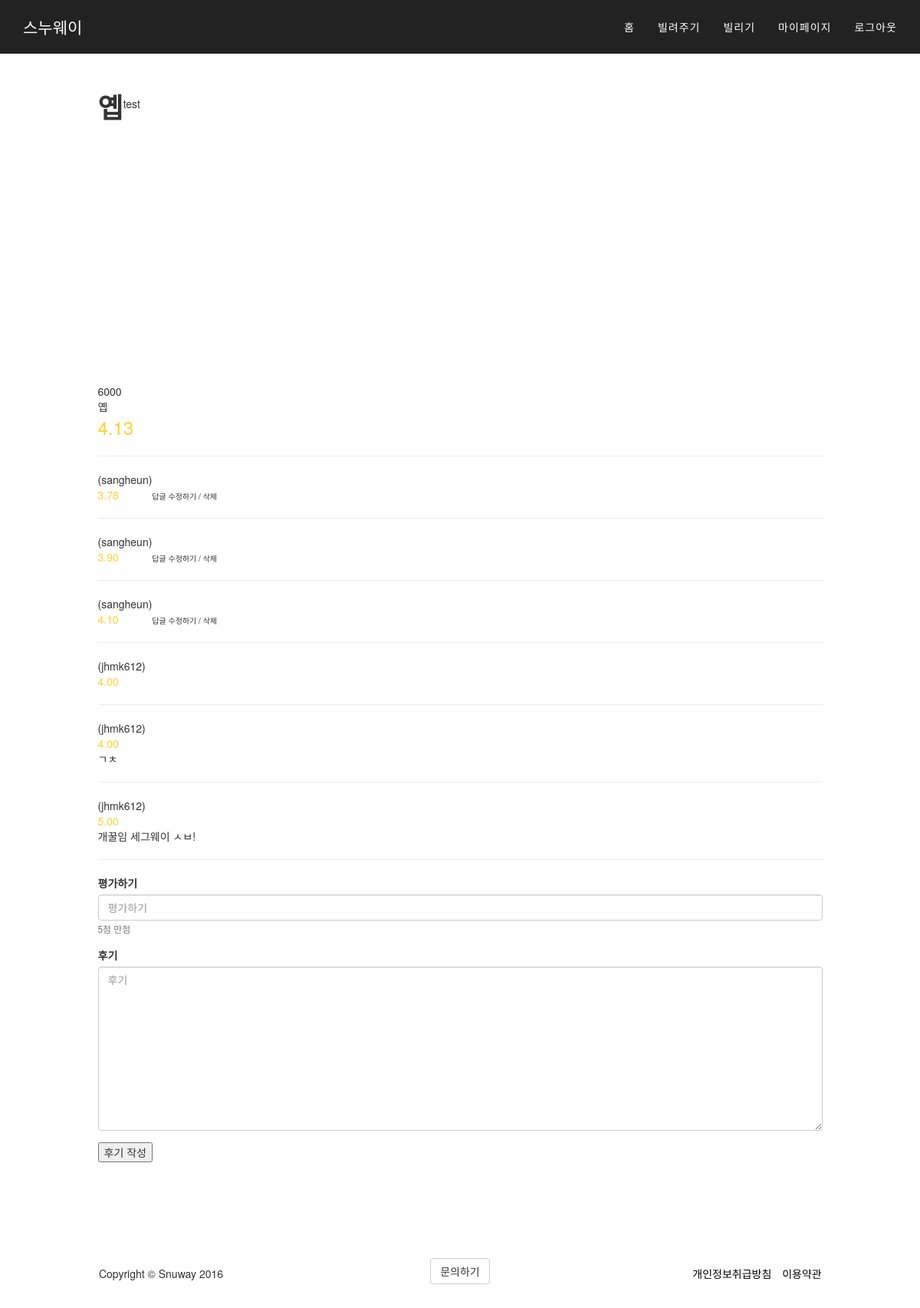
Screenshot of /blog/lend_list/24/ (signed in) with the database file from the repository.
### blog/models.py (models this page shows, shortened)
class Post(models.Model):
    title = models.CharField(max_length=100)
    author = models.ForeignKey(settings.AUTH_USER_MODEL, default=1)
    vehicle = models.ForeignKey(Vehicle)
    price = models.IntegerField(help_text='30분 이용 가격')
    latlng = models.CharField(max_length=50, validators=[lnglat_validator], default='37.4624015, 126.9520365')
    location=models.ForeignKey(Location, default=1)
    content = models.TextField()
    publish = models.DateField(auto_now=False, auto_now_add=True)
    updated = models.DateTimeField(auto_now=True, auto_now_add=False)
    timestamp = models.DateTimeField(auto_now=False, auto_now_add=True)
    def lat(self):
        return self.latlng.split(',')[0]
    def lng(self):
        return self.latlng.split(',')[1]

class Rating(models.Model):
    post=models.ForeignKey(Post, default=1)
    ratings=models.DecimalField(max_digits=3, decimal_places=2, validators=[MinValueValidator(0.0), MaxValueValidator(5.0)], help_text='5점 만점')
    review=models.TextField(blank=True)
    writer=models.ForeignKey(settings.AUTH_USER_MODEL)

### blog/views.py (the view)
# urls.py: url(r'^lend_list/(?P<lend_id>\d+)/$', lend_detail, name="lend_detail"),
@login_required
def lend_detail(request, lend_id):
    instance = get_object_or_404(Post, pk=lend_id)
    rating = Rating.objects.filter(post_id=lend_id).aggregate(Avg('ratings')).values()
    value=list(rating)[0]
    ratings=Rating.objects.filter(post=lend_id)
    if request.method=='POST':
        r=RatingForm(request.POST)
        new_rating=r.save(commit=False)
        new_rating.writer=request.user
        new_rating.post=instance
        new_rating.save()
        return redirect('blog:lend_detail', lend_id=instance.pk)
    else:
        r=RatingForm()
    context = {
        "instance":instance,
        'value':value,
        'ratings':ratings,
        'form':r
    }
    return render(request, 'blog/lend_detail.html', context)

### blog/forms.py
class RatingForm(forms.ModelForm):
    class Meta:
        model=Rating
        fields=['ratings', 'review']
        labels={'ratings':'평가하기', 'review':'후기'}

### blog/templates/blog/lend_detail.html (shortened to what this page needs)
{% extends 'blog/base.html' %}
{% load bootstrap3 %}
{% block content %}
<div id="page-top" class="index">
    <nav id="mainNav" class="navbar navbar-default navbar-custom1 navbar-fixed-top">
        <div class="container">
            <div class="navbar-header page-scroll">
                <a class="navbar-brand page-scroll" href="{% url "blog:index" %}">스누웨이</a>
            </div>
            <div class="collapse navbar-collapse" id="bs-example-navbar-collapse-1">
                <ul class="nav navbar-nav navbar-right">
                    <li>
                        <a class="page-scroll" href="{% url "blog:index" %}">홈</a>
                    </li>
                    <li>
                        <a class="page-scroll" href="#lend">빌려주기</a>
                    </li>
                    <li>
                        <a class="page-scroll" href="{% url "blog:lend_list" %}">빌리기</a>
                    </li>
                    {% if user.is_authenticated %}
                    <li>
                        <a class="page-scroll" href="{% url "blog:my_page" user.id %}">마이페이지</a>
                    </li>
                    <li>
                        <a class="page-scroll" href="{% url "logout" %}?next={{ request.path }}">로그아웃</a>
                    </li>
                    {% endif %}
                </ul>
            </div>
        </div>
    </nav>
</div>
<section id="lend_detail">
<div class="container">
<div class="row">
<div class="col-sm-10 col-sm-offset-1">
<table>
<tr>
<td><h1>{{instance.title}}</h1></td>
<td>{{instance.author}}</td>
</tr>
</table>
<div id="map" style="width:50%;height:300px;"></div>
 <br />
{{instance.price}} <br />
{{instance.content}} <br />
<font color='#fed136' size='5'>{{value|floatformat:2}}</font>
{% for rate in ratings %}
<table>
<tr>
<td>{{rate.writer.last_name}}{{rate.writer.first_name}}({{rate.writer.username}})</td></tr>
<tr>
<td><font color='#fed136'>{{rate.ratings}}</font></td>
{% if request.user == rate.writer %}
<td><font size= '0.5px'>답글 수정하기 / 삭제</font></td>
{% endif %}
</tr>
<tr>
<td>
{{rate.review}}
</td>
<hr>
{% endfor %}
</tr>
</table>
<hr>
<form action='' method="post">
{% bootstrap_form form%}
<input type="submit" value="후기 작성">
</form>
</div>
</div>
</div>
</section>
{%endblock%}

### blog/templates/blog/base.html (shortened to what this page needs)
{% load staticfiles %}
<!DOCTYPE html>
<html lang="ko">
<head>
    <link href="{% static 'vendor/bootstrap/css/bootstrap.min.css' %}" rel="stylesheet">
    <link href="{% static 'vendor/font-awesome/css/font-awesome.min.css' %}" rel="stylesheet" type="text/css">
    <link href="{% static 'css/agency.min.css' %}" rel="stylesheet">
    <link href="{% static 'css/custom.css' %}" rel="stylesheet">
</head>
<body>
    {% block content %}
    {% endblock %}
    <footer>
        <div class="container">
            <div class="row">
                <div class="col-md-4">
                    <span class="copyright">Copyright &copy; Snuway 2016</span>
                </div>
                <div class="col-md-4">
                    <button class="page-scroll btn btn-default" data-target="#contact" data-toggle="modal">문의하기</button>
                </div>
                <div class="col-md-4">
                    <ul class="list-inline quicklinks">
                        <li><a href="#">개인정보취급방침</a>
                        </li>
                        <li><a href="#">이용약관</a>
                        </li>
                    </ul>
                </div>
            </div>
        </div>
    </footer>
</body>
</html>

### blog/static/css/custom.css (style rules this page uses)
.navbar .page-scroll { color:#fff !important; }

### rows the page displays
Post: title "옙", author "test", price "6000", content "옙"
Rating: writer.username "sangheun", ratings "3.78", shows "답글 수정하기 / 삭제"
Rating: writer.username "sangheun", ratings "3.90", shows "답글 수정하기 / 삭제"
Rating: writer.username "sangheun", ratings "4.10", shows "답글 수정하기 / 삭제"
Rating: writer.username "jhmk612", ratings "4.00"
Rating: writer.username "jhmk612", ratings "4.00", review "ㄱㅊ"
Rating: writer.username "jhmk612", ratings "5.00", review "개꿀임 세그웨이 ㅅㅂ!"

### other values shown
{{ value|floatformat:2 }} "4.13"
